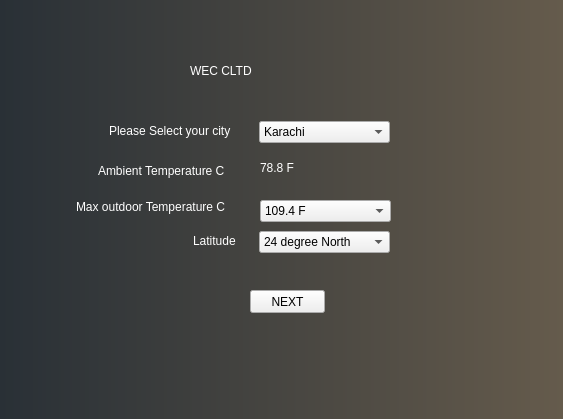
<?xml version="1.0" encoding="UTF-8"?>
<ui version="4.0">
 <class>fst_window</class>
 <widget class="QMainWindow" name="fst_window">
  <property name="geometry">
   <rect>
    <x>0</x>
    <y>0</y>
    <width>563</width>
    <height>419</height>
   </rect>
  </property>
  <property name="minimumSize">
   <size>
    <width>563</width>
    <height>419</height>
   </size>
  </property>
  <property name="maximumSize">
   <size>
    <width>563</width>
    <height>419</height>
   </size>
  </property>
  <property name="windowTitle">
   <string>MainWindow</string>
  </property>
  <property name="styleSheet">
   <string notr="true">background-color:qlineargradient(spread:pad, x1:0, y1:0, x2:1, y2:0, stop:0 rgba(41, 48, 54, 255), stop:1 rgba(101, 91, 76, 255));</string>
  </property>
  <widget class="QWidget" name="centralwidget">
   <widget class="QPushButton" name="next">
    <property name="geometry">
     <rect>
      <x>250</x>
      <y>290</y>
      <width>75</width>
      <height>23</height>
     </rect>
    </property>
    <property name="styleSheet">
     <string notr="true">background:none;
color:black;</string>
    </property>
    <property name="text">
     <string>NEXT</string>
    </property>
   </widget>
   <widget class="QLabel" name="textcity">
    <property name="geometry">
     <rect>
      <x>109</x>
      <y>121</y>
      <width>141</width>
      <height>20</height>
     </rect>
    </property>
    <property name="styleSheet">
     <string notr="true">background:none;
color:white;</string>
    </property>
    <property name="text">
     <string>Please Select your city</string>
    </property>
   </widget>
   <widget class="QLabel" name="Ambiebt_temp">
    <property name="geometry">
     <rect>
      <x>98</x>
      <y>161</y>
      <width>141</width>
      <height>20</height>
     </rect>
    </property>
    <property name="styleSheet">
     <string notr="true">background:none;
color:white;</string>
    </property>
    <property name="text">
     <string>Ambient Temperature C</string>
    </property>
   </widget>
   <widget class="QLabel" name="title">
    <property name="geometry">
     <rect>
      <x>190</x>
      <y>50</y>
      <width>241</width>
      <height>41</height>
     </rect>
    </property>
    <property name="styleSheet">
     <string notr="true">font: 28pt &quot;Helvetica&quot;;
background:none;
color:white;</string>
    </property>
    <property name="text">
     <string>WEC CLTD</string>
    </property>
   </widget>
   <widget class="QLabel" name="Max_temp">
    <property name="geometry">
     <rect>
      <x>76</x>
      <y>197</y>
      <width>181</width>
      <height>20</height>
     </rect>
    </property>
    <property name="styleSheet">
     <string notr="true">background:none;
color:white;</string>
    </property>
    <property name="text">
     <string>Max outdoor Temperature C</string>
    </property>
   </widget>
   <widget class="QComboBox" name="city">
    <property name="geometry">
     <rect>
      <x>259</x>
      <y>121</y>
      <width>131</width>
      <height>22</height>
     </rect>
    </property>
    <property name="styleSheet">
     <string notr="true">background:none;
</string>
    </property>
    <item>
     <property name="text">
      <string>Karachi</string>
     </property>
    </item>
    <item>
     <property name="text">
      <string>Dir</string>
     </property>
    </item>
    <item>
     <property name="text">
      <string>Chitral</string>
     </property>
    </item>
   </widget>
   <widget class="QLabel" name="Min_Temp_2">
    <property name="geometry">
     <rect>
      <x>193</x>
      <y>231</y>
      <width>61</width>
      <height>20</height>
     </rect>
    </property>
    <property name="styleSheet">
     <string notr="true">background:none;
color:white;</string>
    </property>
    <property name="text">
     <string>Latitude</string>
    </property>
   </widget>
   <widget class="QComboBox" name="city_2">
    <property name="geometry">
     <rect>
      <x>259</x>
      <y>231</y>
      <width>131</width>
      <height>22</height>
     </rect>
    </property>
    <property name="styleSheet">
     <string notr="true">background:none;
</string>
    </property>
    <item>
     <property name="text">
      <string>24 degree North</string>
     </property>
    </item>
    <item>
     <property name="text">
      <string>36 degree North </string>
     </property>
    </item>
   </widget>
   <widget class="QLabel" name="label">
    <property name="geometry">
     <rect>
      <x>260</x>
      <y>160</y>
      <width>131</width>
      <height>16</height>
     </rect>
    </property>
    <property name="styleSheet">
     <string notr="true">background:transparent; color: white</string>
    </property>
    <property name="text">
     <string>78.8 F</string>
    </property>
   </widget>
   <widget class="QComboBox" name="city_3">
    <property name="geometry">
     <rect>
      <x>260</x>
      <y>200</y>
      <width>131</width>
      <height>22</height>
     </rect>
    </property>
    <property name="styleSheet">
     <string notr="true">background:none;
</string>
    </property>
    <item>
     <property name="text">
      <string>109.4 F</string>
     </property>
    </item>
    <item>
     <property name="text">
      <string>98.6 F</string>
     </property>
    </item>
    <item>
     <property name="text">
      <string>89.6 F</string>
     </property>
    </item>
   </widget>
  </widget>
 </widget>
 <resources/>
 <connections/>
</ui>
